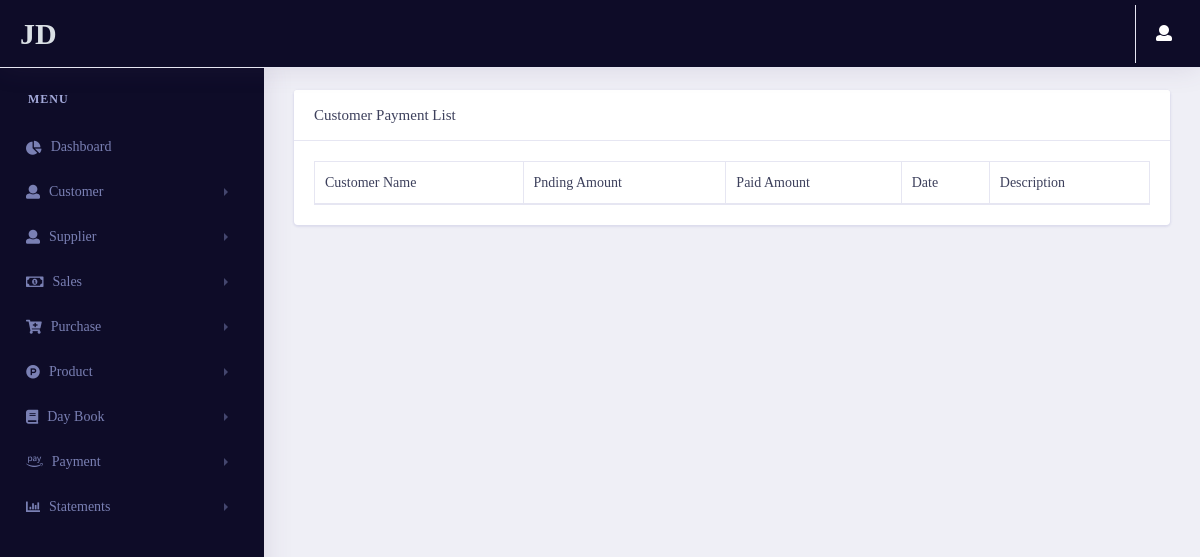
The app's page /dashboard/customer_payment_list/ (signed in), older data.
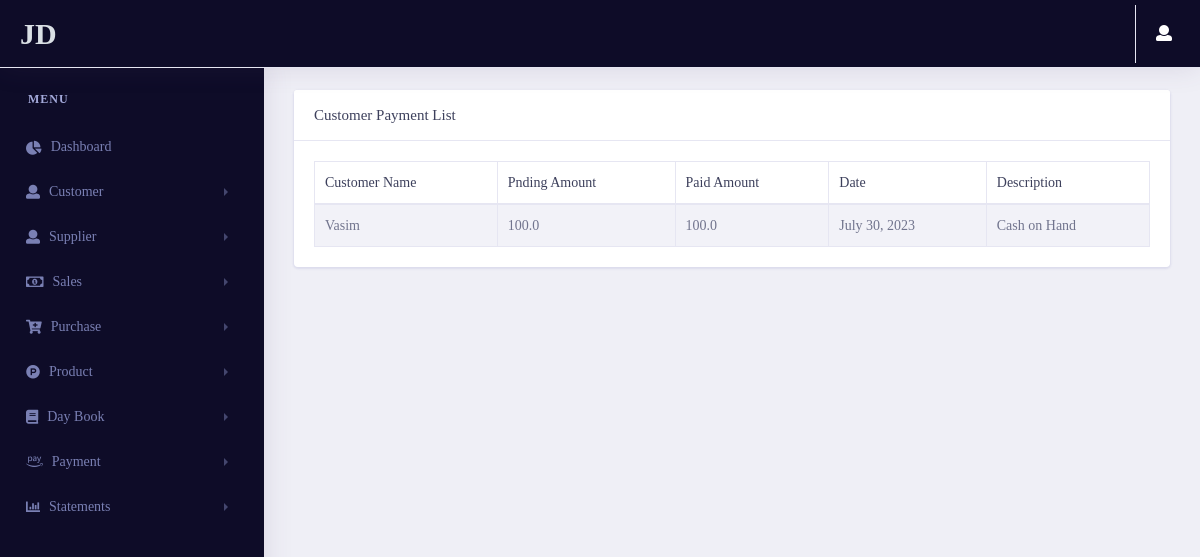
The same page, newer data.
### pages/models.py (models this page shows, shortened)
class Profile(models.Model):
    user = models.OneToOneField(User,on_delete=models.CASCADE , related_name="profile")
    phone_no = models.CharField(max_length=20)
    company_name = models.CharField(max_length=50)
    Address = models.CharField(max_length=500)
    city = models.CharField(max_length=50)
    state = models.CharField(max_length=50)
    pincode = models.CharField(max_length=50)
    GSTNO = models.CharField(max_length=50)
    Bank_name = models.CharField(max_length=50)
    Bank_AC = models.CharField(max_length=50)
    IFSC_Code = models.CharField(max_length=50)
    Branch_name = models.CharField(max_length=50)
    id = models.UUIDField(default=uuid.uuid4 , unique=True , primary_key=True , editable=False)
    class Meta:
        indexes = [models.Index(fields=['user' , 'id'])]

### dashboard/models.py (models this page shows, shortened)
class customerpay_estimate(models.Model):
    customer_name = models.ForeignKey(Customer_estimate , on_delete=models.CASCADE)
    pending_amount = models.FloatField()
    paid_amount = models.FloatField()
    round_off = models.FloatField()
    date = models.DateField(auto_now_add=True)
    Description = models.CharField(max_length=100,blank=True,null=True,default="Cash on Hand")
    id = models.UUIDField(default=uuid.uuid4 , unique=True , primary_key=True , editable=False)
    class Meta:
        indexes = [models.Index(fields=['customer_name' , 'id'])]

### customer/models.py (models this page shows)
class Customer_estimate(models.Model):
    fullname = models.CharField(max_length=50)
    contactno = models.CharField(max_length=50)
    city = models.CharField(max_length=50)
    state = models.CharField(max_length=50)
    landmark = models.CharField(max_length=50)
    id = models.UUIDField(default=uuid.uuid4 , unique=True , primary_key=True , editable=False)
    def __str__(self):
        return self.fullname
    class Meta:
        indexes = [models.Index(fields = [ 'id' , 'fullname'])]

### dashboard/views.py (the view)
# urls.py: path('customer_payment_list/',views.customer_payment_list,name="customer_payment_list"),
@login_required(login_url='login')
def customer_payment_list(request):
    Estimate_group = Group.objects.get(name='Estimate')
    GST_group = Group.objects.get(name='GST')
    user = User.objects.get(username=request.user.username)
    try:
        if user.is_authenticated:
            if Estimate_group in user.groups.all():
                customer_payment = customerpay_estimate.objects.all()
            else:
                customer_payment = customerpay_gst.objects.all()
            context = {
                'customer_payment':customer_payment
            }
            return render(request, 'dashboard/customerpaymentlist.html',context)
        else:
            return redirect('login')
    except:
        return redirect('error404')

### pages/templatetags/user_auth.py (called while the page is built)
@register.filter(name='has_group')
def has_group(user, group_name):
    group = Group.objects.get(name=group_name)
    return True if group in user.groups.all() else False

### dashboard/templates/dashboard/customerpaymentlist.html (shortened to what this page needs)
{% extends 'pages/base.html' %}
{% load user_auth %}
{% load static %}
{% block content %}
<link rel="stylesheet" href="{% static 'vendor/bootstrap/css/bootstrap.min.css' %}">
<link href="{% static 'vendor/fonts/circular-std/style.css' %}" rel="stylesheet">
<link rel="stylesheet" href="{% static 'libs/css/style.css' %}">
<link rel="stylesheet" href="{% static 'vendor/fonts/fontawesome/css/fontawesome-all.css' %}">
<link rel="stylesheet" type="text/css" href="{% static 'vendor/datatables/css/dataTables.bootstrap4.css' %}">
{% if request.user|has_group:"Estimate" %}
<div class="row">
    <div class="col-xl-12 col-lg-12 col-md-12 col-sm-12 col-12">
        <div class="card">
            <h5 class="card-header">Customer Payment List</h5>
            <div class="card-body">
                <div class="table-responsive">
                    <table class="table table-striped table-bordered first" id="example">
                        <thead>
                        <tr>
                            <th>Customer Name</th>
                            <th>Pnding Amount</th>
                            <th>Paid Amount</th>
                            <th>Date</th>
                            <th>Description</th>
                        </tr>
                        </thead>
                        <tbody>
                        {% for i in customer_payment %}
                        <tr>
                            <td>{{i.customer_name}}</td>
                            <td>{{i.pending_amount}}</td>
                            <td>{{i.paid_amount}}</td>
                            <td>{{i.date}}</td>
                            <td>{{i.Description}}</td>
                        </tr>
                        {% endfor %}
                        </tbody>
                    </table>
                </div>
            </div>
        </div>
    </div>
</div>
{% endif %}
{% endblock content %}

### pages/templates/pages/base.html (shortened to what this page needs)
{% load static %}
{% load user_auth %}
<!doctype html>
<html lang="en">
<head>
    <link rel="stylesheet" href="{% static 'vendor/bootstrap/css/bootstrap.min.css' %}">
    <link href="{% static 'vendor/fonts/circular-std/style.css' %}" rel="stylesheet">
    <link rel="stylesheet" href="{% static 'libs/css/style.css' %}">
    <link rel="stylesheet" href="{% static 'vendor/fonts/fontawesome/css/fontawesome-all.css' %}">
    <link rel="stylesheet" href="{% static 'vendor/fonts/material-design-iconic-font/css/materialdesignicons.min.css' %}">
    <link rel="stylesheet" href="{% static 'vendor/fonts/flag-icon-css/flag-icon.min.css' %}">
    <link href="{% static 'Select2/css/select2.min.css' %}" rel="stylesheet" type="text/css">
</head>
<body>
    <div class="dashboard-main-wrapper">
          <div class="dashboard-header">
            <nav class="navbar navbar-expand-lg sidebar-dark fixed-top" >
                <a class="navbar-brand text-light" href="{% url 'dashboard' %}">{{request.user.profile.company_name}}</a>
                <div class="collapse navbar-collapse " id="navbarSupportedContent">
                    <ul class="navbar-nav ml-auto navbar-right-top">
                        <li class="nav-item dropdown nav-user">
                            <a class="nav-link nav-user-img" href="#" id="navbarDropdownMenuLink2" data-toggle="dropdown" aria-haspopup="true" aria-expanded="false"><i class="fas fa-user mr-2" style="color: white;" aria-hidden="true"></i></a>
                        </li>
                    </ul>
                </div>
            </nav>
        </div>
        <div class="nav-left-sidebar sidebar-dark">
            <div class="menu-list">
                <nav class="navbar navbar-expand-lg navbar-dark">
                    <div class="collapse navbar-collapse" id="navbarNav">
                        <ul class="navbar-nav flex-column">
                            <li class="nav-divider">
                                Menu
                            </li>
                            <li class="nav-item">
                                <a class="nav-link" href="{% url 'dashboard' %}"><i class="fas fa-chart-pie" aria-hidden="true"></i>Dashboard</a>
                            </li>
                            <li class="nav-item">
                                <a class="nav-link" href="#" data-toggle="collapse" aria-expanded="false" data-target="#submenu-2" aria-controls="submenu-2"><i class="fa fa-user"></i>Customer</a>
                            </li>
                            <li class="nav-item">
                                <a class="nav-link" href="#" data-toggle="collapse" aria-expanded="false" data-target="#submenu-3" aria-controls="submenu-3"><i class="fa fa-user"></i>Supplier</a>
                            </li>
                            <li class="nav-item">
                                <a class="nav-link" href="#" data-toggle="collapse" aria-expanded="false" data-target="#submenu-7" aria-controls="submenu-6"><i class="far fa-money-bill-alt"></i>Sales</a>
                            </li>
                            <li class="nav-item">
                                <a class="nav-link" href="#" data-toggle="collapse" aria-expanded="false" data-target="#submenu-4" aria-controls="submenu-4"><i class="fas fa-cart-plus"></i>Purchase</a>
                            </li>
                            <li class="nav-item">
                                <a class="nav-link" href="#" data-toggle="collapse" aria-expanded="false" data-target="#submenu-5" aria-controls="submenu-5"><i class=" fab fa-product-hunt"></i>Product</a>
                            </li>
                            <li class="nav-item">
                                <a class="nav-link" href="#" data-toggle="collapse" aria-expanded="false" data-target="#submenu-6" aria-controls="submenu-5"><i class="fas fa-book"></i>Day Book</a>
                            </li>
                            <li class="nav-item">
                                <a class="nav-link" href="#" data-toggle="collapse" aria-expanded="false" data-target="#payment" aria-controls="submenu-5"><i class="fab fa-amazon-pay"></i>Payment</a>
                            </li>
                            <li class="nav-item">
                                <a class="nav-link" href="#" data-toggle="collapse" aria-expanded="false" data-target="#statement" aria-controls="statement"><i class="fas fa-chart-bar"></i>Statements</a>
                            </li>
                        </ul>
                    </div>
                </nav>
            </div>
        </div>
        <div class="dashboard-wrapper">
            <div class="dashboard-ecommerce">
                <div class="container-fluid dashboard-content ">
                    <div class="ecommerce-widget">
                    {% block content %}
                    {% endblock content %}
                    </div>
                </div>
            </div>
        </div>
    </div>
</body>
</html>

Row changes from the older to the newer data that the page shows:
added customerpay_estimate: customer_name "Vasim", pending_amount "100.0", paid_amount "100.0", date "July 30, 2023", Description "Cash on Hand"
